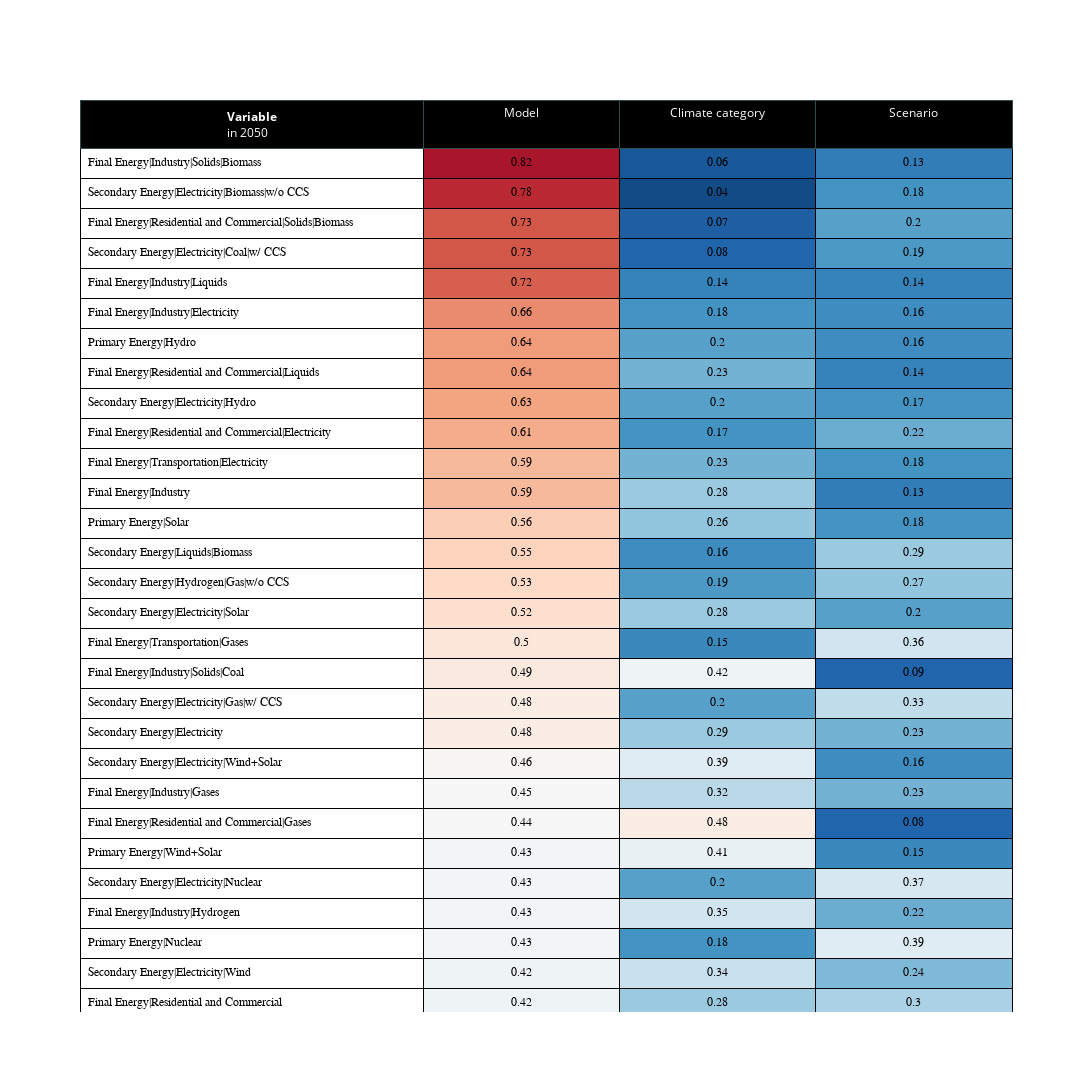

The code cell stored with this chart in its notebook:
### Code cell
tot = np.array(XR.sel(Time=2050).mean(dim='Member').S_c)+np.array(XR.sel(Time=2050).mean(dim='Member').S_z)+np.array(XR.sel(Time=2050).mean(dim='Member').S_m)
ar = np.array([np.array(XR.Variable),
np.array(XR.sel(Time=t).mean(dim='Member').S_m/tot).round(2),
np.array(XR.sel(Time=t).mean(dim='Member').S_c/tot).round(2),
np.array(XR.sel(Time=t).mean(dim='Member').S_z/tot).round(2)])

colors = n_colors('rgb(255, 200, 200)', 'rgb(200, 0, 0)', 100, colortype='rgb')
bar = px.colors.diverging.RdBu_r
colors = []
for i in range(len(bar)-1):
        colors = colors+n_colors(px.colors.diverging.RdBu_r[i], px.colors.diverging.RdBu_r[i+1], int(100/len(bar)), colortype='rgb')
colors = colors+n_colors(px.colors.diverging.RdBu_r[i+1], px.colors.diverging.RdBu_r[i+1], int(100/len(bar)), colortype='rgb')
ar100 = (ar[1:]*100).astype(int)
fig = go.Figure(data=[go.Table(
columnwidth = [70,40, 40, 40],
header = dict(
        values = [['<b>Variable</b><br>in '+str(t)],
                ['Model'],
                ['Climate category'],
                ['Scenario']],

        line_color='darkslategray',
        fill_color='black',
        align=['center','center','center','center'],
        font=dict(color='white', size=12),
        height=40
),
cells=dict(
        values=ar[:, ar[srt].argsort()[::-1]],
        line_color='black',
        align=['left','center','center','center'],
        fill_color=['white',
                np.array(colors)[ar100[:, ar[srt].argsort()[::-1]][0]],
                np.array(colors)[ar100[:, ar[srt].argsort()[::-1]][1]],
                np.array(colors)[ar100[:, ar[srt].argsort()[::-1]][2]]],
        font_size=12,
        font={'family' :["Arial", "Arial Black", "Arial Black", "Arial Black"],
        'color': 'black'},
        height=30)
        )
])
fig.update_layout(height=2000, width=1400)

### Figure 1 — Plotly figure (JSON) as saved in the notebook; plotly's stock layout.template omitted (floating-point values rounded to 4 significant figures; data arrays with more than 128 entries replaced by an {"elided": "..."} marker saying what was removed)
{"data": [{"cells": {"align": ["left", "center", "center", "center"], "fill": {"color": ["white", ["rgb(168.625, 21.0, 41.5)", "rgb(187.0, 42.0, 51.5)", "rgb(209.5, 87.0, 72.75)", "rgb(209.5, 87.0, 72.75)", "rgb(214.0, 96.0, 77.0)", "rgb(232.75, 139.125, 110.125)", "rgb(240.25, 156.375, 123.375)", "rgb(240.25, 156.375, 123.375)", "rgb(244.0, 165.0, 130.0)", "rgb(245.125, 171.75, 138.625)", "rgb(247.375, 185.25, 155.875)", "rgb(247.375, 185.25, 155.875)", "rgb(250.75, 205.5, 181.75)", "rgb(251.875, 212.25, 190.375)", "rgb(253.0, 219.0, 199.0)", "rgb(252.25, 222.5, 205.0)", "rgb(250.75, 229.5, 217.0)", "rgb(250.0, 233.0, 223.0)", "rgb(249.25, 236.5, 229.0)", "rgb(249.25, 236.5, 229.0)", "rgb(247.75, 243.5, 241.0)", "rgb(247.0, 247.0, 247.0)", "rgb(247.0, 247.0, 247.0)", "rgb(242.25, 244.75, 246.125)", "rgb(242.25, 244.75, 246.125)", "rgb(242.25, 244.75, 246.125)", "rgb(242.25, 244.75, 246.125)", "rgb(237.5, 242.5, 245.25)", "rgb(237.5, 242.5, 245.25)", "rgb(232.75, 240.25, 244.375)", "rgb(223.25, 235.75, 242.625)", "rgb(223.25, 235.75, 242.625)", "rgb(209.0, 229.0, 240.0)", "rgb(209.0, 229.0, 240.0)", "rgb(209.0, 229.0, 240.0)", "rgb(209.0, 229.0, 240.0)", "rgb(177.5, 213.0, 231.0)", "rgb(169.625, 209.0, 228.75)", "rgb(153.875, 201.0, 224.25)", "rgb(146.0, 197.0, 222.0)", "rgb(106.5, 172.0, 208.5)", "rgb(96.625, 165.75, 205.125)", "rgb(86.75, 159.5, 201.75)", "rgb(86.75, 159.5, 201.75)", "rgb(67.0, 147.0, 195.0)", "rgb(67.0, 147.0, 195.0)", "rgb(62.75, 141.375, 192.125)", "rgb(62.75, 141.375, 192.125)", "rgb(58.5, 135.75, 189.25)", "rgb(50.0, 124.5, 183.5)", "rgb(33.0, 102.0, 172.0)", "rgb(33.0, 102.0, 172.0)", "rgb(22.5, 81.75, 143.875)", "rgb(19.0, 75.0, 134.5)"], ["rgb(26.0, 88.5, 153.25)", "rgb(19.0, 75.0, 134.5)", "rgb(29.5, 95.25, 162.625)", "rgb(33.0, 102.0, 172.0)", "rgb(54.25, 130.125, 186.375)", "rgb(67.0, 147.0, 195.0)", "rgb(86.75, 159.5, 201.75)", "rgb(116.375, 178.25, 211.875)", "rgb(86.75, 159.5, 201.75)", "rgb(67.0, 147.0, 195.0)", "rgb(116.375, 178.25, 211.875)", "rgb(153.875, 201.0, 224.25)", "rgb(146.0, 197.0, 222.0)", "rgb(62.75, 141.375, 192.125)", "rgb(76.875, 153.25, 198.375)", "rgb(153.875, 201.0, 224.25)", "rgb(58.5, 135.75, 189.25)", "rgb(237.5, 242.5, 245.25)", "rgb(86.75, 159.5, 201.75)", "rgb(153.875, 201.0, 224.25)", "rgb(223.25, 235.75, 242.625)", "rgb(185.375, 217.0, 233.25)", "rgb(249.25, 236.5, 229.0)", "rgb(232.75, 240.25, 244.375)", "rgb(86.75, 159.5, 201.75)", "rgb(209.0, 229.0, 240.0)", "rgb(67.0, 147.0, 195.0)", "rgb(201.125, 225.0, 237.75)", "rgb(153.875, 201.0, 224.25)", "rgb(185.375, 217.0, 233.25)", "rgb(232.75, 240.25, 244.375)", "rgb(223.25, 235.75, 242.625)", "rgb(146.0, 197.0, 222.0)", "rgb(251.875, 212.25, 190.375)", "rgb(213.75, 231.25, 240.875)", "rgb(250.75, 229.5, 217.0)", "rgb(249.25, 236.5, 229.0)", "rgb(246.25, 178.5, 147.25)", "rgb(253.0, 219.0, 199.0)", "rgb(253.0, 219.0, 199.0)", "rgb(250.75, 205.5, 181.75)", "rgb(246.25, 178.5, 147.25)", "rgb(240.25, 156.375, 123.375)", "rgb(201.125, 225.0, 237.75)", "rgb(236.5, 147.75, 116.75)", "rgb(177.5, 213.0, 231.0)", "rgb(45.75, 118.875, 180.625)", "rgb(22.5, 81.75, 143.875)", "rgb(244.0, 165.0, 130.0)", "rgb(187.0, 42.0, 51.5)", "rgb(178.0, 24.0, 43.0)", "rgb(149.875, 15.0, 38.5)", "rgb(103.0, 0.0, 31.0)", "rgb(103.0, 0.0, 31.0)"], ["rgb(50.0, 124.5, 183.5)", "rgb(67.0, 147.0, 195.0)", "rgb(86.75, 159.5, 201.75)", "rgb(76.875, 153.25, 198.375)", "rgb(54.25, 130.125, 186.375)", "rgb(62.75, 141.375, 192.125)", "rgb(62.75, 141.375, 192.125)", "rgb(54.25, 130.125, 186.375)", "rgb(67.0, 147.0, 195.0)", "rgb(106.5, 172.0, 208.5)", "rgb(67.0, 147.0, 195.0)", "rgb(50.0, 124.5, 183.5)", "rgb(67.0, 147.0, 195.0)", "rgb(153.875, 201.0, 224.25)", "rgb(146.0, 197.0, 222.0)", "rgb(86.75, 159.5, 201.75)", "rgb(209.0, 229.0, 240.0)", "rgb(33.0, 102.0, 172.0)", "rgb(193.25, 221.0, 235.5)", "rgb(116.375, 178.25, 211.875)", "rgb(62.75, 141.375, 192.125)", "rgb(116.375, 178.25, 211.875)", "rgb(33.0, 102.0, 172.0)", "rgb(58.5, 135.75, 189.25)", "rgb(213.75, 231.25, 240.875)", "rgb(106.5, 172.0, 208.5)", "rgb(223.25, 235.75, 242.625)", "rgb(126.25, 184.5, 215.25)", "rgb(169.625, 209.0, 228.75)", "rgb(153.875, 201.0, 224.25)", "rgb(86.75, 159.5, 201.75)", "rgb(106.5, 172.0, 208.5)", "rgb(218.5, 233.5, 241.75)", "rgb(33.0, 102.0, 172.0)", "rgb(146.0, 197.0, 222.0)", "rgb(54.25, 130.125, 186.375)", "rgb(96.625, 165.75, 205.125)", "rgb(37.25, 107.625, 174.875)", "rgb(76.875, 153.25, 198.375)", "rgb(86.75, 159.5, 201.75)", "rgb(106.5, 172.0, 208.5)", "rgb(76.875, 153.25, 198.375)", "rgb(62.75, 141.375, 192.125)", "rgb(247.0, 247.0, 247.0)", "rgb(67.0, 147.0, 195.0)", "rgb(251.5, 226.0, 211.0)", "rgb(214.0, 96.0, 77.0)", "rgb(182.5, 33.0, 47.25)", "rgb(106.5, 172.0, 208.5)", "rgb(33.0, 102.0, 172.0)", "rgb(37.25, 107.625, 174.875)", "rgb(33.0, 102.0, 172.0)", "rgb(19.0, 75.0, 134.5)", "rgb(19.0, 75.0, 134.5)"]]}, "font": {"color": "black", "family": ["Arial", "Arial Black", "Arial Black", "Arial Black"], "size": 12}, "height": 30, "line": {"color": "black"}, "values": {"elided": "4x54 mixed values"}}, "columnwidth": [70, 40, 40, 40], "header": {"align": ["center", "center", "center", "center"], "fill": {"color": "black"}, "font": {"color": "white", "size": 12}, "height": 40, "line": {"color": "darkslategray"}, "values": [["<b>Variable</b><br>in 2050"], ["Model"], ["Climate category"], ["Scenario"]]}, "type": "table"}], "layout": {"height": 2000, "width": 1400}}
